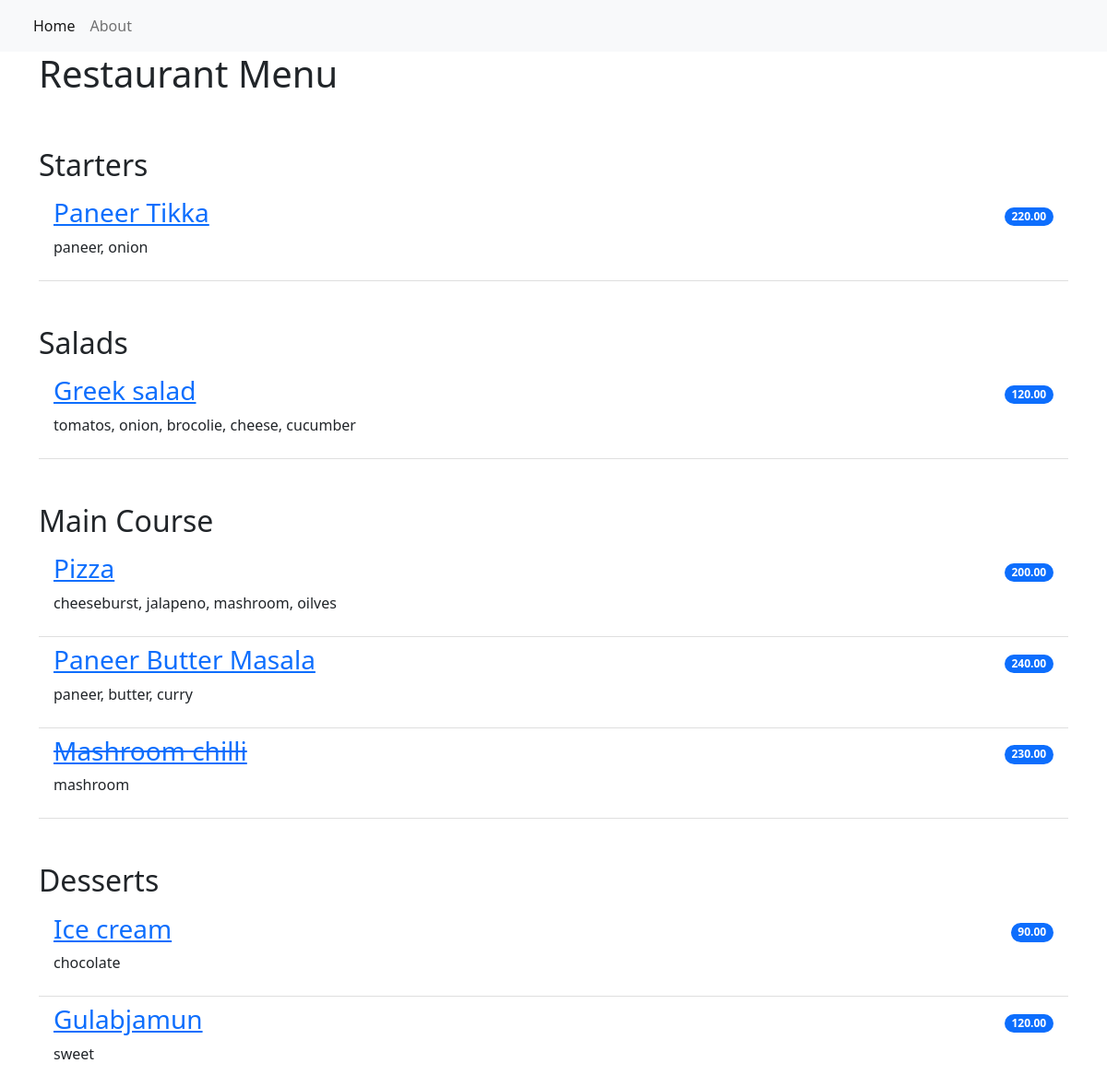
The page / on the database its author committed.
### restaurant_menu/models.py (models this page shows, shortened)
class Item(models.Model):
    meal = models.CharField(max_length=1000, unique=True)
    description = models.CharField(max_length=2000)
    price = models.DecimalField(max_digits=1000, decimal_places=2)
    meal_type = models.CharField(max_length=200, choices=MEAL_TYPE)
    author = models.ForeignKey(User, on_delete=models.PROTECT)
    status = models.IntegerField(choices=STATUS, default=1)
    date_created = models.DateTimeField(auto_now_add=True)
    date_updated = models.DateTimeField(auto_now=True)

### restaurant_menu/views.py (the view)
# urls.py: path('', views.MenuList.as_view(), name='home'),
class MenuList(generic.ListView):
    queryset = Item.objects.order_by("date_created")
    template_name = "index.html"
    def get_context_data(self, **kwargs):
        context = super().get_context_data(**kwargs)
        context["meals"] = MEAL_TYPE
        return context

### restaurant_menu/templates/index.html
{% extends 'base.html' %}
{% block content %}
<div class="container">
  <h1>Restaurant Menu</h1>
    <ul class="list-group list-group-flush">
        {% for meal in meals %}
            <h2 class="pt-5">{{ meal.1 }}</h2>
                {% for row in item_list %}
                    {% if row.meal_type == meal.0 %}
                        {% if row.status == 0 %}
                        <li class="list-group-item d-flex justify-content-between align-items-center border-0 pb-0">
                            <a href="{% url 'menu_item' row.pk %}"><h3><del>{{ row.meal }}</del></h3></a>
                            <span class="badge bg-primary rounded-pill">{{ row.price }}</span>
                        </li>
                        <li class="list-group-item pt-0">
                            <p>{{ row.description }}</p>
                        </li>
                        {% else %}
                        <li class="list-group-item d-flex justify-content-between align-items-center border-0 pb-0">
                            <a href="{% url 'menu_item' row.pk %}"><h3>{{ row.meal }}</h3></a>
                            <span class="badge bg-primary rounded-pill">{{ row.price }}</span>
                        </li>
                        <li class="list-group-item pt-0">
                            <p>{{ row.description }}</p>
                        </li>
                        {% endif %}
                    {% endif %}
                {% endfor %}
        {% endfor %}
    </ul>
</div>
{% endblock content %}

### restaurant_menu/templates/base.html (shortened to what this page needs)
<!DOCTYPE html>
<html lang="en">
    <head>
        <link href="https://cdn.jsdelivr.net/npm/bootstrap@5.2.0-beta1/dist/css/bootstrap.min.css" rel="stylesheet">
    </head>
    <body>
        <nav class="navbar navbar-expand-lg bg-light">
            <div class="container-fluid">
                <div class="collapse navbar-collapse" id="navbarNav">
                    <ul class="navbar-nav">
                         <li class="nav-item">
                            <a class="nav-link active" aria-current="page" href="{% url 'home' %}">Home</a>
                        </li>
                        <li class="nav-item">
                            <a class="nav-link" aria-current="page" href="{% url 'home' %}">About</a>
                        </li>
                    </ul>
                </div>
            </div>
        </nav>
        {% block content %}
        {% endblock content %}
    </body>
</html>

### rows shown on the page
Item: meal "Paneer Tikka", price "220.00", description "paneer, onion"
Item: meal "Greek salad", price "120.00", description "tomatos, onion, brocolie, cheese, cucumber"
Item: meal "Pizza", price "200.00", description "cheeseburst, jalapeno, mashroom, oilves"
Item: meal "Paneer Butter Masala", price "240.00", description "paneer, butter, curry"
Item: meal "Mashroom chilli", price "230.00", description "mashroom"
Item: meal "Ice cream", price "90.00", description "chocolate"
Item: meal "Gulabjamun", price "120.00", description "sweet"

### other values the page prints
{{ meal.1 }} "Starters" "Salads" "Main Course" "Desserts"
